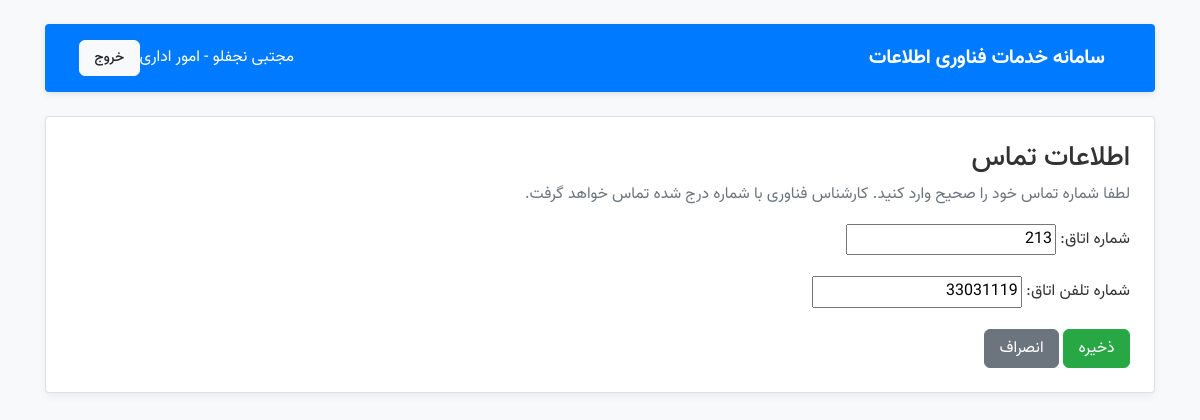
/tickets/user/contact/ (signed in), run on the app's committed database.
### tickets/models.py (models this page shows, shortened)
class User(AbstractUser):
    role = models.CharField(max_length=20, choices=ROLE_CHOICES, default='user')
    unit = models.ForeignKey(Unit, on_delete=models.SET_NULL, null=True, blank=True)
    room_number = models.CharField(max_length=20, blank=True, null=True, verbose_name="شماره اتاق")
    phone_number = models.CharField(max_length=20, blank=True, null=True, verbose_name="شماره تلفن اتاق")

class Unit(models.Model):
    name = models.CharField(max_length=100)
    description = models.TextField(blank=True)

### tickets/views.py (the view)
# urls.py: path('user/contact/', views.edit_contact_info, name='edit_contact_info'),
@login_required
def edit_contact_info(request):
    if request.method == "POST":
        form = UserContactForm(request.POST, instance=request.user)
        if form.is_valid():
            form.save()
            messages.success(request, "اطلاعات تماس شما با موفقیت ذخیره شد.")
            return redirect('user_dashboard')
    else:
        form = UserContactForm(instance=request.user)
    return render(request, 'tickets/edit_contact_info.html', {'form': form})

### tickets/forms.py (shortened to what this page needs)
class UserContactForm(forms.ModelForm):
    class Meta:
        model = User
        fields = ['room_number', 'phone_number']
        labels = {
            'room_number': 'شماره اتاق',
            'phone_number': 'شماره تلفن اتاق'
        }

### tickets/templates/tickets/edit_contact_info.html (shortened to what this page needs)
{% extends 'tickets/base.html' %}
{% block content %}
<h3>اطلاعات تماس</h3>
<p class="text-muted">لطفا شماره تماس خود را صحیح وارد کنید. کارشناس فناوری با شماره درج شده تماس خواهد گرفت.</p>
<form method="post">
    {{ form.as_p }}
    <button type="submit" class="btn btn-success">ذخیره</button>
    <a href="{% url 'user_dashboard' %}" class="btn btn-secondary">انصراف</a>
</form>
{% endblock %}

### tickets/templates/tickets/base.html (shortened to what this page needs)
{% load static %}
<!DOCTYPE html>
<html lang="fa" dir="rtl">
<head>
    <link href="{% static 'css/bootstrap.min.css' %}" rel="stylesheet">
    <link href="{% static 'css/vazir.css' %}" rel="stylesheet">
    <link href="{% static 'css/style.css' %}" rel="stylesheet">
</head>
<body class="container mt-4 text-right">
<nav class="navbar navbar-expand-lg navbar-dark bg-primary mb-4 rounded shadow-sm">
  <div class="container-fluid d-flex justify-content-between align-items-center">
    <span class="navbar-brand fw-bold">سامانه خدمات فناوری اطلاعات</span>
    <div class="d-flex align-items-center">
        {% if user.is_authenticated %}
            <span class="text-white fw-bold">
                {{ user.get_full_name }}
                {% if user.unit %}
                    - {{ user.unit.name }}
                {% endif %}
            </span>
        {% endif %}
        <a class="btn btn-light btn-sm me-3" href="{% url 'logout' %}?next=/">خروج</a>
    </div>
  </div>
</nav>
<div class="card p-4 shadow-sm bg-white rounded">
    {% block content %}{% endblock %}
</div>
</body>
</html>

### tickets/static/css/vazir.css (style rules this page uses)
body { font-family: 'Vazir', sans-serif; }

### tickets/static/css/style.css (style rules this page uses)
body { background-color: #f8f9fa; font-family: 'Vazir', sans-serif; color: #333; line-height: 1.6; }
.navbar { border-radius: 8px; padding: .8rem 1.2rem; box-shadow: 0 2px 6px rgba(0,0,0,0.1); }
.navbar-brand { font-weight: 700; }
.navbar .btn { border-radius: 6px; font-weight: 500; }
.card { border-radius: 10px; box-shadow: 0 4px 8px rgba(0,0,0,0.05); margin-bottom: 20px; }
.btn { border-radius: 6px; padding: .4rem .9rem; transition: all 0.2s ease-in-out; }

### data on the page
User: get_full_name "مجتبی نجفلو", unit.name "امور اداری", room_number "213", phone_number "33031119"
